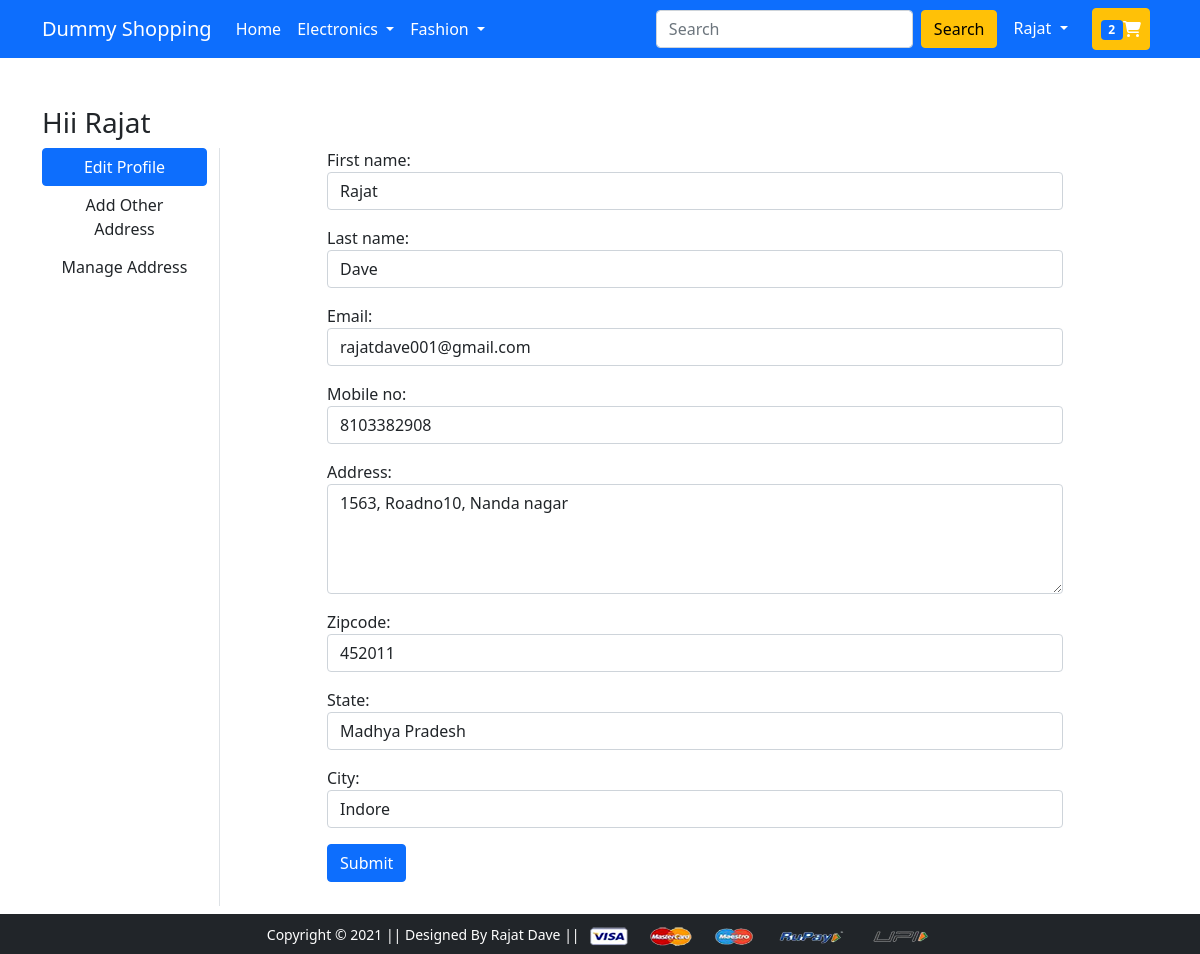
/profile/1 (signed in), run on an earlier commit of the app's database.
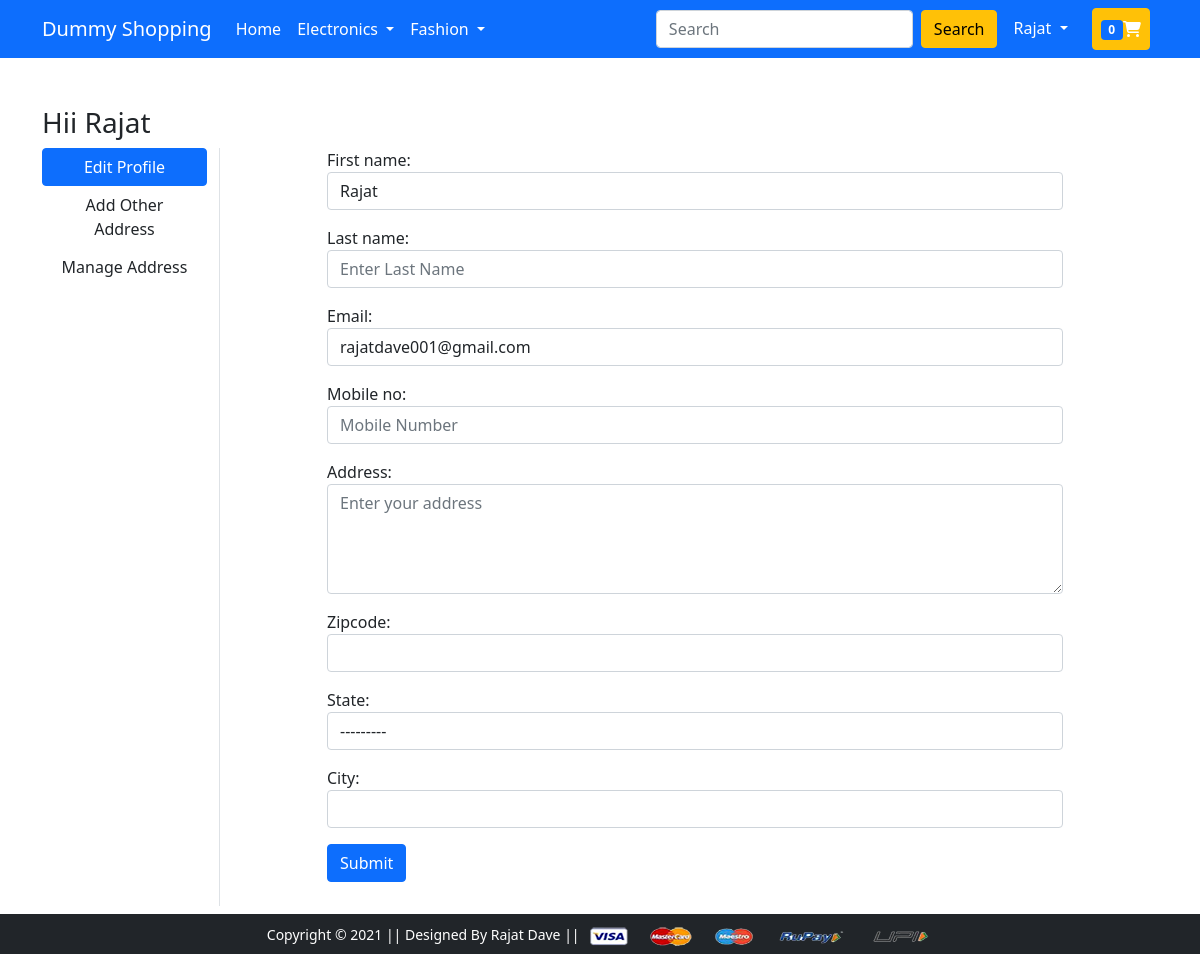
And on a later commit of the database.
### app/models.py (models this page shows, shortened)
class CustomUser(AbstractUser):
    username = None
    first_name = models.CharField(max_length=30, blank=False)
    last_name = models.CharField(max_length=30, blank=False)
    mobile_no = models.CharField(null= True,blank=False,max_length=10,unique=True, validators=[mobile_validate])
    email = models.EmailField(_('email address'), unique=True)
    address = models.CharField(max_length=200,blank=False )
    city = models.CharField(max_length=50)
    zipcode = models.IntegerField(null= True,blank=False,max_length=5)
    state = models.CharField(choices=STATE_CHOICES, max_length=50)
    USERNAME_FIELD = 'email'
    REQUIRED_FIELDS = ['first_name',]
    objects = CustomUserManager()

### app/views.py (the view)
# urls.py: path('profile/<int:pk>', views.ProfileUpdate.as_view(), name='profile'),
@method_decorator(login_required(login_url='login'), name="dispatch")
class ProfileUpdate(UpdateView):
    model = User
    form_class = ProfileUpdateForm
    template_name = 'app/profile.html'
    success_url = '/'
    extra_context = {"active": "btn-primary"}
    def dispatch(self, request, *args, **kwargs):
        obj =  self.get_object()
        if obj != self.request.user:
            return redirect("/")
        else:
            return super().dispatch(request, *args, *kwargs)

### app/forms.py
class ProfileUpdateForm(forms.ModelForm):
    class Meta:
        model = User
        fields = ["first_name", "last_name", "email", "mobile_no","address","zipcode", "state","city"]
        labels = {"email": "Email"}
        widgets = {
        'first_name': forms.TextInput(attrs = {'class':'form-control','placeholder':'Enter First Name'}),
        'last_name': forms.TextInput(attrs = {'class':'form-control','placeholder':'Enter Last Name'}),
        'mobile_no': forms.TextInput(attrs = {'class':'form-control','placeholder':'Mobile Number'}),
        'email': forms.EmailInput(attrs = {'class':'form-control','placeholder':'Enter your email','required':'true'}),
        'address': forms.Textarea(attrs = {'class':'form-control','placeholder':'Enter your address','rows':4}),
        'zipcode': forms.TextInput(attrs = {'class':'form-control'}),
        'city': forms.TextInput(attrs = {'class':'form-control'}),
        'state': forms.Select(attrs = {'class':'form-control'}),
        }

### templates/app/profile.html (shortened to what this page needs)
{% extends 'app/base.html' %}
{% load static %}
{% block main-content %}
<div class="container my-5">
 <div class="row">
  {%if request.user.is_authenticated%}
  <h3>Hii {{user.first_name}}</h3>
  {% endif %}
  <div class="col-sm-2 border-end">
   <ul class="list-unstyled">
    <li class="d-grid"><a href="{% url 'profile' user.id %}" class="btn {{active}}">Edit Profile {{vale}}</a></li>
    <li class="d-grid"><a href="{% url 'address' user.id %}" class="btn">Add Other Address</a></li>
    <li class="d-grid"><a href="{% url 'manageaddress' user.id %}" class="btn">Manage Address</a></li>
   </ul>
  </div>
  <div class="col-sm-8 offset-sm-1">
   <form action="" method="post">
    {{form.as_p}}
      <button type="submit" class="btn btn-primary mb-4">Submit</button>
    </div>
  </div>
 </div>
{% endblock main-content %}

### templates/app/base.html (shortened to what this page needs)
<!DOCTYPE html>
{% load static %}
<html lang="en">
  <head>
    <link rel="stylesheet" href="{% static 'app/css/bootstrap.css' %}">
    <link rel="stylesheet" href="{% static 'app/css/owl.carousel.min.css' %}" />
    <link rel="stylesheet" href="{% static 'app/css/all.min.css' %}" />
    <link rel="stylesheet" href="{% static 'app/css/style.css' %}" />
  </head>
  <body>
    <nav class="navbar navbar-expand-lg navbar-dark bg-primary">
      <div class="container">
        <a class="navbar-brand" href="/">Dummy Shopping</a>
        <div class="collapse navbar-collapse" id="navbarSupportedContent">
          <ul class="navbar-nav me-auto mb-2 mb-lg-0">
            <li class="nav-item">
              <a class="nav-link active" aria-current="page" href="/">Home</a>
            </li>
            <li class="nav-item dropdown">
              <a
                class="nav-link dropdown-toggle text-white"
                href="#"
                id="electronicsDropdown"
                role="button"
                data-bs-toggle="dropdown"
                aria-expanded="false"
              >
                Electronics
              </a>
            </li>
            <li class="nav-item dropdown">
              <a
                class="nav-link dropdown-toggle text-white"
                href="#"
                id="fashionDropdown"
                role="button"
                data-bs-toggle="dropdown"
                aria-expanded="false"
              >
                Fashion
              </a>
            </li>
          </ul>
          <form class="d-flex">
            <input
              class="form-control me-2"
              type="search"
              placeholder="Search"
              aria-label="Search"
            />
            <button class="btn btn-warning" type="submit">Search</button>
          </form>
          <div>
            <ul class="navbar-nav me-auto mb-2 mb-lg-0">
              {% if request.user.is_authenticated %}
              <li class="nav-item dropdown mx-2">
                <a
                  class="nav-link dropdown-toggle text-white"
                  href="#"
                  id="profileDropdown"
                  role="button"
                  data-bs-toggle="dropdown"
                  aria-expanded="false"
                >
                  {{user.first_name|capfirst}}
                </a>
              </li>
              <li class="nav-item mx-2">
                <a
                  href="{% url 'showcart' %}"
                  class="nav-link text-white btn btn-warning"
                  ><span class="badge bg-primary">{{cat|length}}</span
                  ><i class="fa fa-shopping-cart" aria-hidden="true"></i
                ></a>
              </li>
              {%endif%}
            </ul>
          </div>
        </div>
      </div>
    </nav>
     {% block main-content %} {% endblock main-content %}
    <footer class="container-fluid bg-dark text-center p-2 mt-5 fixed-bottom" id="footer">
      <small class="text-white"
        >Copyright &copy; 2021 || Designed By Rajat Dave ||
      </small>
      <img
        src="{% static 'app/images/payment.png' %}"
        alt=""
        srcset=""
        class="img-fluid"
        height="2px"
      />
    </footer>
  </body>
</html>

What changed in the data, as far as the page shows it:
changed CustomUser "Rajat": last_name "Dave" → (not shown); mobile_no "8103382908" → (not shown); address "1563, Roadno10, Nanda nagar" → (not shown); zipcode "452011" → (not shown); state "Madhya Pradesh" → "---------"; city "Indore" → (not shown)
Also different on the page:
{{ cat|length }}: "2" → "0"
